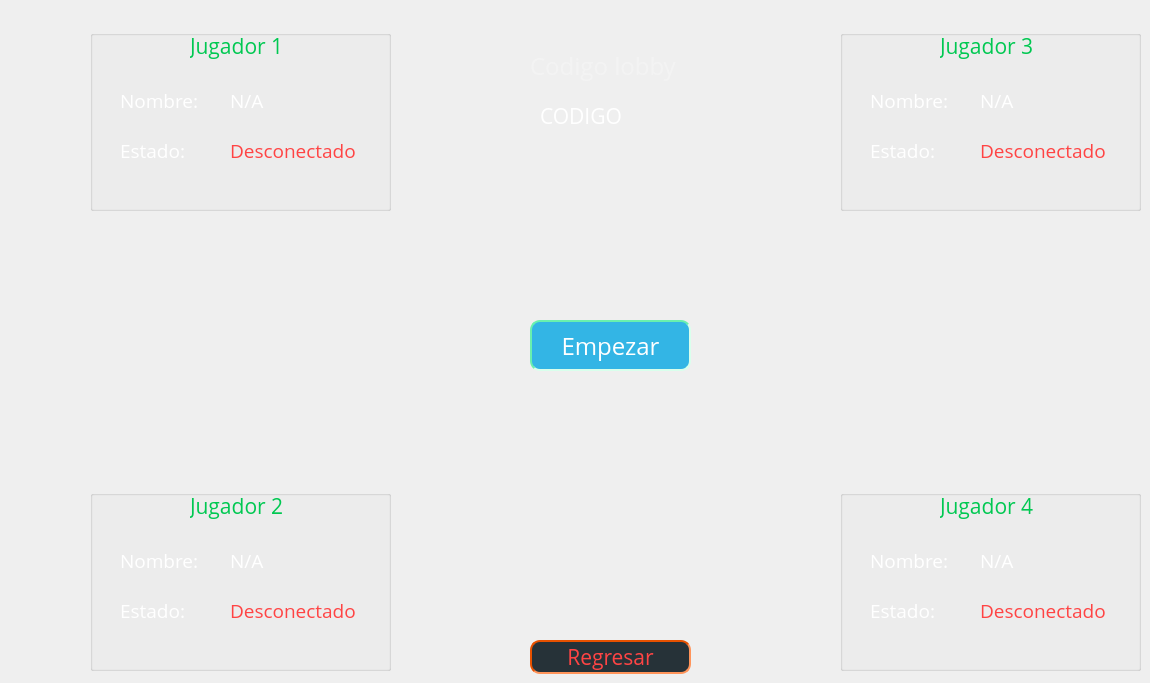
    <widget class="QWidget" name="WaitMenu">
     <property name="styleSheet">
      <string notr="true">#WaitMenu {
border-color: rgb(255, 136, 0);
border-color: rgb(255, 136, 0);
border-width:  3px;
border-style: solid;
background-color: rgb(38, 50, 56);
}</string>
     </property>
     <widget class="QGroupBox" name="groupBox">
      <property name="geometry">
       <rect>
        <x>90</x>
        <y>30</y>
        <width>301</width>
        <height>181</height>
       </rect>
      </property>
      <property name="title">
       <string/>
      </property>
      <widget class="QLabel" name="label_4">
       <property name="geometry">
        <rect>
         <x>30</x>
         <y>60</y>
         <width>101</width>
         <height>21</height>
        </rect>
       </property>
       <property name="font">
        <font>
         <family>Open Sans</family>
         <pointsize>14</pointsize>
         <weight>50</weight>
         <italic>false</italic>
         <bold>false</bold>
        </font>
       </property>
       <property name="styleSheet">
        <string notr="true">color: rgb(255, 255, 255);</string>
       </property>
       <property name="text">
        <string>Nombre:</string>
       </property>
      </widget>
      <widget class="QLabel" name="label_7">
       <property name="geometry">
        <rect>
         <x>100</x>
         <y>0</y>
         <width>101</width>
         <height>31</height>
        </rect>
       </property>
       <property name="font">
        <font>
         <family>Open Sans</family>
         <pointsize>16</pointsize>
        </font>
       </property>
       <property name="styleSheet">
        <string notr="true">color: rgb(0, 200, 81);</string>
       </property>
       <property name="text">
        <string>Jugador 1</string>
       </property>
      </widget>
      <widget class="QLabel" name="label_14">
       <property name="geometry">
        <rect>
         <x>140</x>
         <y>110</y>
         <width>131</width>
         <height>21</height>
        </rect>
       </property>
       <property name="font">
        <font>
         <family>Open Sans</family>
         <pointsize>14</pointsize>
         <weight>50</weight>
         <italic>false</italic>
         <bold>false</bold>
        </font>
       </property>
       <property name="styleSheet">
        <string notr="true">color: rgb(255, 68, 68);</string>
       </property>
       <property name="text">
        <string>Desconectado</string>
       </property>
      </widget>
      <widget class="QLabel" name="label_15">
       <property name="geometry">
        <rect>
         <x>30</x>
         <y>110</y>
         <width>101</width>
         <height>21</height>
        </rect>
       </property>
       <property name="font">
        <font>
         <family>Open Sans</family>
         <pointsize>14</pointsize>
         <weight>50</weight>
         <italic>false</italic>
         <bold>false</bold>
        </font>
       </property>
       <property name="styleSheet">
        <string notr="true">color: rgb(255, 255, 255);</string>
       </property>
       <property name="text">
        <string>Estado:</string>
       </property>
      </widget>
      <widget class="QLabel" name="label_16">
       <property name="geometry">
        <rect>
         <x>140</x>
         <y>60</y>
         <width>101</width>
         <height>21</height>
        </rect>
       </property>
       <property name="font">
        <font>
         <family>Open Sans</family>
         <pointsize>14</pointsize>
         <weight>50</weight>
         <italic>false</italic>
         <bold>false</bold>
        </font>
       </property>
       <property name="styleSheet">
        <string notr="true">color: rgb(255, 255, 255);</string>
       </property>
       <property name="text">
        <string>N/A</string>
       </property>
      </widget>
     </widget>
     <widget class="QGroupBox" name="groupBox_2">
      <property name="geometry">
       <rect>
        <x>90</x>
        <y>490</y>
        <width>301</width>
        <height>181</height>
       </rect>
      </property>
      <property name="title">
       <string/>
      </property>
      <widget class="QLabel" name="label_22">
       <property name="geometry">
        <rect>
         <x>30</x>
         <y>60</y>
         <width>101</width>
         <height>21</height>
        </rect>
       </property>
       <property name="font">
        <font>
         <family>Open Sans</family>
         <pointsize>14</pointsize>
         <weight>50</weight>
         <italic>false</italic>
         <bold>false</bold>
        </font>
       </property>
       <property name="styleSheet">
        <string notr="true">color: rgb(255, 255, 255);</string>
       </property>
       <property name="text">
        <string>Nombre:</string>
       </property>
      </widget>
      <widget class="QLabel" name="label_23">
       <property name="geometry">
        <rect>
         <x>100</x>
         <y>0</y>
         <width>101</width>
         <height>31</height>
        </rect>
       </property>
       <property name="font">
        <font>
         <family>Open Sans</family>
         <pointsize>16</pointsize>
        </font>
       </property>
       <property name="styleSheet">
        <string notr="true">color: rgb(0, 200, 81);</string>
       </property>
       <property name="text">
        <string>Jugador 2</string>
       </property>
      </widget>
      <widget class="QLabel" name="label_24">
       <property name="geometry">
        <rect>
         <x>140</x>
         <y>110</y>
         <width>131</width>
         <height>21</height>
        </rect>
       </property>
       <property name="font">
        <font>
         <family>Open Sans</family>
         <pointsize>14</pointsize>
         <weight>50</weight>
         <italic>false</italic>
         <bold>false</bold>
        </font>
       </property>
       <property name="styleSheet">
        <string notr="true">color: rgb(255, 68, 68);</string>
       </property>
       <property name="text">
        <string>Desconectado</string>
       </property>
      </widget>
      <widget class="QLabel" name="label_25">
       <property name="geometry">
        <rect>
         <x>30</x>
         <y>110</y>
         <width>101</width>
         <height>21</height>
        </rect>
       </property>
       <property name="font">
        <font>
         <family>Open Sans</family>
         <pointsize>14</pointsize>
         <weight>50</weight>
         <italic>false</italic>
         <bold>false</bold>
        </font>
       </property>
       <property name="styleSheet">
        <string notr="true">color: rgb(255, 255, 255);</string>
       </property>
       <property name="text">
        <string>Estado:</string>
       </property>
      </widget>
      <widget class="QLabel" name="label_26">
       <property name="geometry">
        <rect>
         <x>140</x>
         <y>60</y>
         <width>101</width>
         <height>21</height>
        </rect>
       </property>
       <property name="font">
        <font>
         <family>Open Sans</family>
         <pointsize>14</pointsize>
         <weight>50</weight>
         <italic>false</italic>
         <bold>false</bold>
        </font>
       </property>
       <property name="styleSheet">
        <string notr="true">color: rgb(255, 255, 255);</string>
       </property>
       <property name="text">
        <string>N/A</string>
       </property>
      </widget>
     </widget>
     <widget class="QGroupBox" name="groupBox_4">
      <property name="geometry">
       <rect>
        <x>840</x>
        <y>30</y>
        <width>301</width>
        <height>181</height>
       </rect>
      </property>
      <property name="title">
       <string/>
      </property>
      <widget class="QLabel" name="label_32">
       <property name="geometry">
        <rect>
         <x>30</x>
         <y>60</y>
         <width>101</width>
         <height>21</height>
        </rect>
       </property>
       <property name="font">
        <font>
         <family>Open Sans</family>
         <pointsize>14</pointsize>
         <weight>50</weight>
         <italic>false</italic>
         <bold>false</bold>
        </font>
       </property>
       <property name="styleSheet">
        <string notr="true">color: rgb(255, 255, 255);</string>
       </property>
       <property name="text">
        <string>Nombre:</string>
       </property>
      </widget>
      <widget class="QLabel" name="label_33">
       <property name="geometry">
        <rect>
         <x>100</x>
         <y>0</y>
         <width>101</width>
         <height>31</height>
        </rect>
       </property>
       <property name="font">
        <font>
         <family>Open Sans</family>
         <pointsize>16</pointsize>
        </font>
       </property>
       <property name="styleSheet">
        <string notr="true">color: rgb(0, 200, 81);</string>
       </property>
       <property name="text">
        <string>Jugador 3</string>
       </property>
      </widget>
      <widget class="QLabel" name="label_34">
       <property name="geometry">
        <rect>
         <x>140</x>
         <y>110</y>
         <width>131</width>
         <height>21</height>
        </rect>
       </property>
       <property name="font">
        <font>
         <family>Open Sans</family>
         <pointsize>14</pointsize>
         <weight>50</weight>
         <italic>false</italic>
         <bold>false</bold>
        </font>
       </property>
       <property name="styleSheet">
        <string notr="true">color: rgb(255, 68, 68);</string>
       </property>
       <property name="text">
        <string>Desconectado</string>
       </property>
      </widget>
      <widget class="QLabel" name="label_35">
       <property name="geometry">
        <rect>
         <x>30</x>
         <y>110</y>
         <width>101</width>
         <height>21</height>
        </rect>
       </property>
       <property name="font">
        <font>
         <family>Open Sans</family>
         <pointsize>14</pointsize>
         <weight>50</weight>
         <italic>false</italic>
         <bold>false</bold>
        </font>
       </property>
       <property name="styleSheet">
        <string notr="true">color: rgb(255, 255, 255);</string>
       </property>
       <property name="text">
        <string>Estado:</string>
       </property>
      </widget>
      <widget class="QLabel" name="label_36">
       <property name="geometry">
        <rect>
         <x>140</x>
         <y>60</y>
         <width>101</width>
         <height>21</height>
        </rect>
       </property>
       <property name="font">
        <font>
         <family>Open Sans</family>
         <pointsize>14</pointsize>
         <weight>50</weight>
         <italic>false</italic>
         <bold>false</bold>
        </font>
       </property>
       <property name="styleSheet">
        <string notr="true">color: rgb(255, 255, 255);</string>
       </property>
       <property name="text">
        <string>N/A</string>
       </property>
      </widget>
     </widget>
     <widget class="QGroupBox" name="groupBox_3">
      <property name="geometry">
       <rect>
        <x>840</x>
        <y>490</y>
        <width>301</width>
        <height>181</height>
       </rect>
      </property>
      <property name="title">
       <string/>
      </property>
      <widget class="QLabel" name="label_27">
       <property name="geometry">
        <rect>
         <x>30</x>
         <y>60</y>
         <width>101</width>
         <height>21</height>
        </rect>
       </property>
       <property name="font">
        <font>
         <family>Open Sans</family>
         <pointsize>14</pointsize>
         <weight>50</weight>
         <italic>false</italic>
         <bold>false</bold>
        </font>
       </property>
       <property name="styleSheet">
        <string notr="true">color: rgb(255, 255, 255);</string>
       </property>
       <property name="text">
        <string>Nombre:</string>
       </property>
      </widget>
      <widget class="QLabel" name="label_28">
       <property name="geometry">
        <rect>
         <x>100</x>
         <y>0</y>
         <width>101</width>
         <height>31</height>
        </rect>
       </property>
       <property name="font">
        <font>
         <family>Open Sans</family>
         <pointsize>16</pointsize>
        </font>
       </property>
       <property name="styleSheet">
        <string notr="true">color: rgb(0, 200, 81);</string>
       </property>
       <property name="text">
        <string>Jugador 4</string>
       </property>
      </widget>
      <widget class="QLabel" name="label_29">
       <property name="geometry">
        <rect>
         <x>140</x>
         <y>110</y>
         <width>131</width>
         <height>21</height>
        </rect>
       </property>
       <property name="font">
        <font>
         <family>Open Sans</family>
         <pointsize>14</pointsize>
         <weight>50</weight>
         <italic>false</italic>
         <bold>false</bold>
        </font>
       </property>
       <property name="styleSheet">
        <string notr="true">color: rgb(255, 68, 68);</string>
       </property>
       <property name="text">
        <string>Desconectado</string>
       </property>
      </widget>
      <widget class="QLabel" name="label_30">
       <property name="geometry">
        <rect>
         <x>30</x>
         <y>110</y>
         <width>101</width>
         <height>21</height>
        </rect>
       </property>
       <property name="font">
        <font>
         <family>Open Sans</family>
         <pointsize>14</pointsize>
         <weight>50</weight>
         <italic>false</italic>
         <bold>false</bold>
        </font>
       </property>
       <property name="styleSheet">
        <string notr="true">color: rgb(255, 255, 255);</string>
       </property>
       <property name="text">
        <string>Estado:</string>
       </property>
      </widget>
      <widget class="QLabel" name="label_31">
       <property name="geometry">
        <rect>
         <x>140</x>
         <y>60</y>
         <width>101</width>
         <height>21</height>
        </rect>
       </property>
       <property name="font">
        <font>
         <family>Open Sans</family>
         <pointsize>14</pointsize>
         <weight>50</weight>
         <italic>false</italic>
         <bold>false</bold>
        </font>
       </property>
       <property name="styleSheet">
        <string notr="true">color: rgb(255, 255, 255);</string>
       </property>
       <property name="text">
        <string>N/A</string>
       </property>
      </widget>
     </widget>
     <widget class="QPushButton" name="pushButton_2">
      <property name="geometry">
       <rect>
        <x>530</x>
        <y>320</y>
        <width>161</width>
        <height>51</height>
       </rect>
      </property>
      <property name="font">
       <font>
        <family>Open Sans</family>
        <pointsize>18</pointsize>
       </font>
      </property>
      <property name="styleSheet">
       <string notr="true">background-color: rgb(51, 181, 229);
color: rgb(255, 255, 255);
border-radius: 10px;
border-width : 1.5px;
border-style:inset;
border-color: rgb(105, 240, 174);
</string>
      </property>
      <property name="text">
       <string>Empezar</string>
      </property>
     </widget>
     <widget class="QPushButton" name="pushButton_12">
      <property name="geometry">
       <rect>
        <x>530</x>
        <y>640</y>
        <width>161</width>
        <height>34</height>
       </rect>
      </property>
      <property name="font">
       <font>
        <family>Open Sans</family>
        <pointsize>16</pointsize>
       </font>
      </property>
      <property name="styleSheet">
       <string notr="true">background-color: rgb(38, 50, 56);
color: rgb(255, 68, 68);
border-radius: 10px;
border-width : 1.5px;
border-style:inset;
border-color: rgb(230, 81, 0);
  padding-top: 0px;
  padding-right: 35px;
  padding-bottom: 0px;
  padding-left: 35px;</string>
      </property>
      <property name="text">
       <string>Regresar</string>
      </property>
     </widget>
     <widget class="QLabel" name="label_41">
      <property name="geometry">
       <rect>
        <x>530</x>
        <y>40</y>
        <width>161</width>
        <height>51</height>
       </rect>
      </property>
      <property name="font">
       <font>
        <family>Open Sans</family>
        <pointsize>18</pointsize>
       </font>
      </property>
      <property name="styleSheet">
       <string notr="true">color: rgb(243, 243, 243);</string>
      </property>
      <property name="text">
       <string>Codigo lobby</string>
      </property>
     </widget>
     <widget class="QLabel" name="label_42">
      <property name="geometry">
       <rect>
        <x>540</x>
        <y>100</y>
        <width>121</width>
        <height>31</height>
       </rect>
      </property>
      <property name="font">
       <font>
        <family>Open Sans</family>
        <pointsize>16</pointsize>
       </font>
      </property>
      <property name="styleSheet">
       <string notr="true">color: rgb(255, 255, 255);</string>
      </property>
      <property name="text">
       <string>CODIGO</string>
      </property>
     </widget>
     <widget class="QLabel" name="label_43">
      <property name="geometry">
       <rect>
        <x>430</x>
        <y>410</y>
        <width>361</width>
        <height>31</height>
       </rect>
      </property>
      <property name="font">
       <font>
        <family>Open Sans</family>
        <pointsize>14</pointsize>
       </font>
      </property>
      <property name="styleSheet">
       <string notr="true">color: rgb(255, 136, 0);</string>
      </property>
      <property name="text">
       <string/>
      </property>
     </widget>
    </widget>
